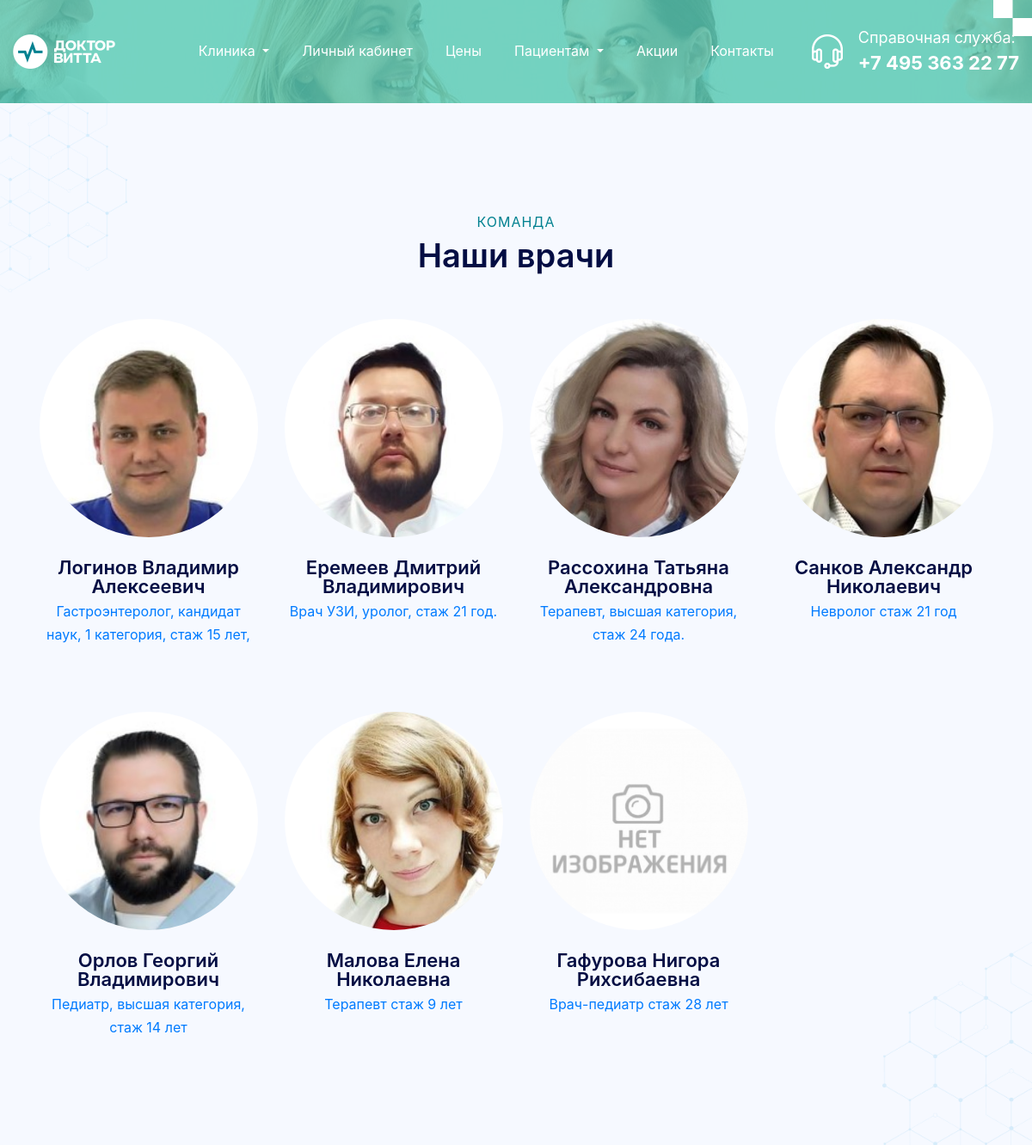
The page /doctors/ (upper part) on the database as committed earlier.
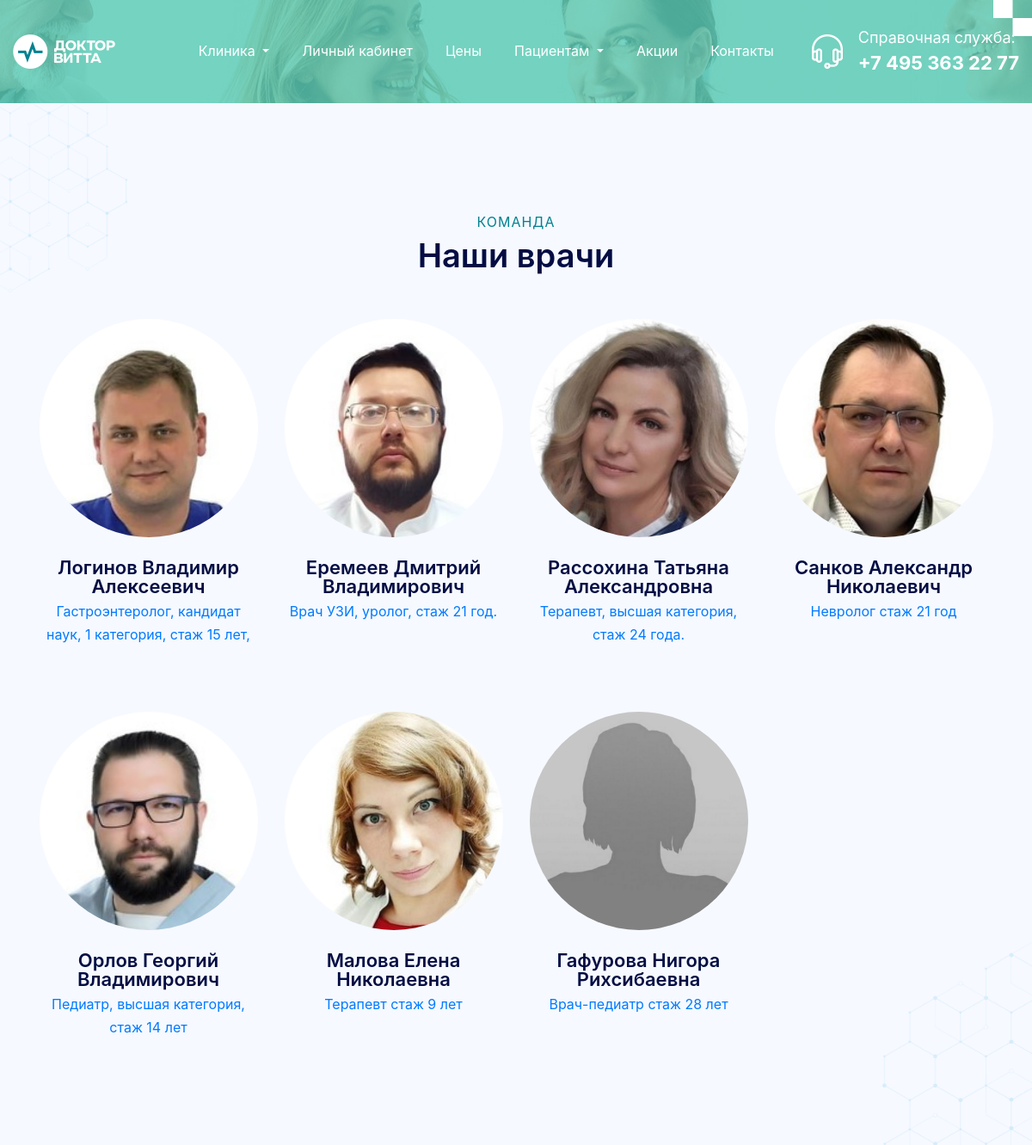
The same page on the database as committed later.
### homepage/models.py (models this page shows, shortened)
class Employee(models.Model):
    name = models.CharField(max_length=100, verbose_name='ФИО')
    departament = models.ForeignKey(Departament, on_delete=models.CASCADE, verbose_name='Отделение', null=True,
                                    blank=True)
    photo = models.ImageField(upload_to='images/photos/', verbose_name='Фото', null=True, blank=True)
    job = models.CharField(max_length=100, verbose_name='Должность', default='')
    info = RichTextField(verbose_name='Информация об образовании и аккредитации', default='')

### homepage/views.py (the view)
# urls.py: path('doctors/', views.doctors, name='doctors'),
def doctors(request):
    employees = Employee.objects.all()
    context = {
        'employees': employees,
    }
    return render(request, 'homepage/doctors.html', context=context)

### templates/homepage/doctors.html (shortened to what this page needs)
{% extends 'base.html' %}
{% load static %}
{% block content %}
    <section class="w-100 float-left sub-banner-con position-relative" style="max-height: 120px; background: url({% static 'assets/images/sub-banner-bg-img2.jpg' %}) no-repeat center;">
        <div class="wrapper2">
            <div class="sub-banner-inner-box banner-inner-box position-relative text-center w-100 float-left">
                <h1 data-aos="fade-up" data-aos-duration="700">Врачи</h1>
                <p data-aos="fade-up" data-aos-duration="700">У наших специалистов большой опыт работы<br>
                    </p>
            </div>
        </div>
    </section>
    <section class="team-section bg-design w-100 float-left padding-top padding-bottom">
        <div class="container">
            <div class="generic-title text-center">
                <span class="sub-txt d-block" data-aos="fade-up" data-aos-duration="700">Команда</span>
                <h2 class="mb-0" data-aos="fade-up" data-aos-duration="700">Наши врачи</h2>
            </div>
            <div class="team-members-con">
                <ul class="list-unstyled mb-0">
                    {% for empl in employees %}
                    <li class="text-center" ><a href="/doctors/{{ empl.id }}/">
                        <figure data-aos="fade-up" data-aos-duration="700">
                            <img src="{{ empl.photo.url }}" alt="team-img1">
                        </figure>
                        <h4 data-aos="fade-up" data-aos-duration="700">{{ empl.name }}</h4>
                        <span class="d-block" data-aos="fade-up" data-aos-duration="700">{{ empl.job }}</span>
                    </a></li>
                    {% endfor %}
                </ul>
            </div>
        </div>
    </section>
{% endblock %}

Rows that differ between the two databases and show on the page:
changed Employee "Гафурова Нигора Рихсибаевна": photo: a different picture
